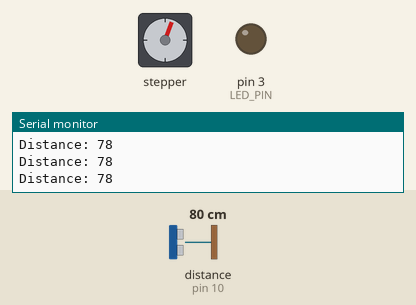
This sketch was run on a simulated Arduino Uno, built with avr-gcc and run on an emulated ATmega328P. Shown: stepper motor, output pins drawn as LEDs (lit = HIGH), the last lines printed to the serial monitor. Wiring (inferred from the names in the program): ultrasonic range finder: trigger pin 9; echo pin 10; stepper motor driver (200 steps per turn assumed): step pin 5; direction pin 6. Inputs (shaded band) come from the test bench; at power-on: distance to the obstacle (sensor on pin 10) 80 cm. The echo pulse lasts 58.3 µs per cm; pins used as bus, display or sensor lines are not drawn.

Above: at 1.2 s.
1.3 s: distance to the obstacle (sensor on pin 10) set to 34 cm
4.3 s: distance to the obstacle (sensor on pin 10) set to 29 cm
At 5.1 s:
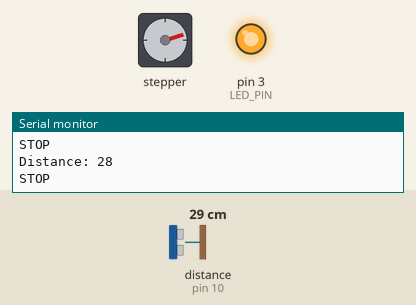
5.8 s: distance to the obstacle (sensor on pin 10) set to 35 cm
At 6.0 s:
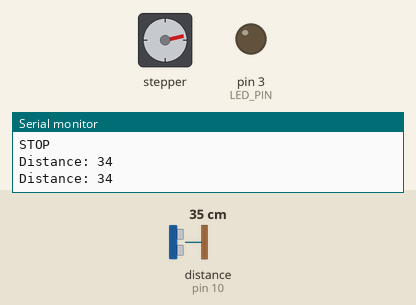
8.8 s: distance to the obstacle (sensor on pin 10) set to 2 cm
At 9.7 s:
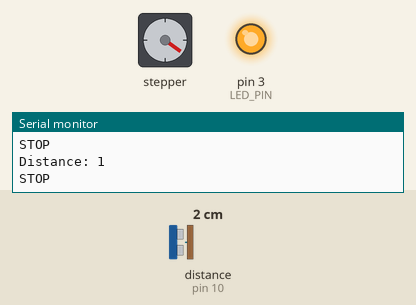
10.3 s: distance to the obstacle (sensor on pin 10) set to 60 cm
At 10.55 s:
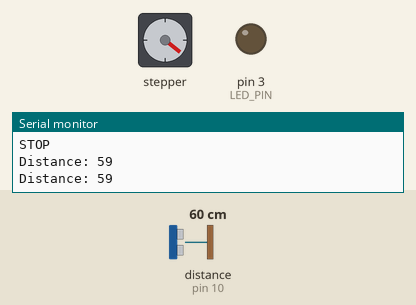
13.3 s: distance to the obstacle (sensor on pin 10) set to 9 cm
At 14.7 s:
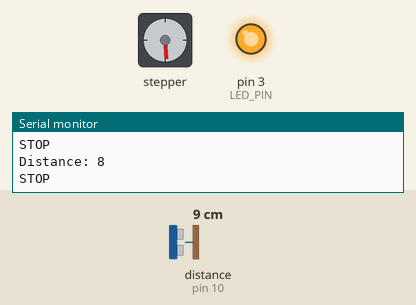
Timing chart, 0 to 15.8 s (numbered marks = the images above; inputs shaded):
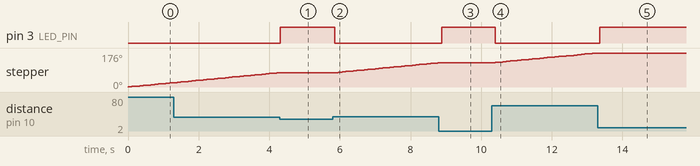

The sketch:

collision_avoidance.ino
```cpp
#define TRIG_PIN 9
#define ECHO_PIN 10

#define STEP_PIN 5
#define DIR_PIN 6

#define LED_PIN 3

long duration;
int distance;

void setup() {
  Serial.begin(9600);

  pinMode(TRIG_PIN, OUTPUT);
  pinMode(ECHO_PIN, INPUT);

  pinMode(STEP_PIN, OUTPUT);
  pinMode(DIR_PIN, OUTPUT);

  pinMode(LED_PIN, OUTPUT);

  digitalWrite(DIR_PIN, HIGH); // direction
}

void loop() {

  // Ultrasonic trigger
  digitalWrite(TRIG_PIN, LOW);
  delayMicroseconds(2);
  digitalWrite(TRIG_PIN, HIGH);
  delayMicroseconds(10);
  digitalWrite(TRIG_PIN, LOW);

  duration = pulseIn(ECHO_PIN, HIGH);
  distance = duration * 0.034 / 2;

  Serial.print("Distance: ");
  Serial.println(distance);

  if (distance < 30) {
    // 🚨 Obstacle detected
    digitalWrite(LED_PIN, HIGH);
    Serial.println("STOP");

  } else {
    // ✅ Move motor
    digitalWrite(LED_PIN, LOW);

    digitalWrite(STEP_PIN, HIGH);
    delayMicroseconds(800);
    digitalWrite(STEP_PIN, LOW);
    delayMicroseconds(800);
  }

  delay(100);
}
```

Measured:
- the behaviour switches between 31 and 30 cm on distance to the obstacle (sensor on pin 10) (found by bisection; images 0 and 1)
- after the input at 4.3 s, pin 3 (LED_PIN): LOW → HIGH at once; stepper: stops changing and stays 73°
- after the input at 5.8 s, pin 3 (LED_PIN): HIGH → LOW after 0.05 s; stepper: keeps turning clockwise at about 18°/s, starting after 0.05 s
- after the input at 8.8 s, pin 3 (LED_PIN): LOW → HIGH after 0.08 s; stepper: stops changing and stays 126°
- after the input at 10.3 s, pin 3 (LED_PIN): HIGH → LOW after 0.09 s; stepper: keeps turning clockwise at about 17°/s, starting after 0.09 s
- after the input at 13.3 s, pin 3 (LED_PIN): LOW → HIGH after 0.05 s; stepper: stops changing and stays 176°
